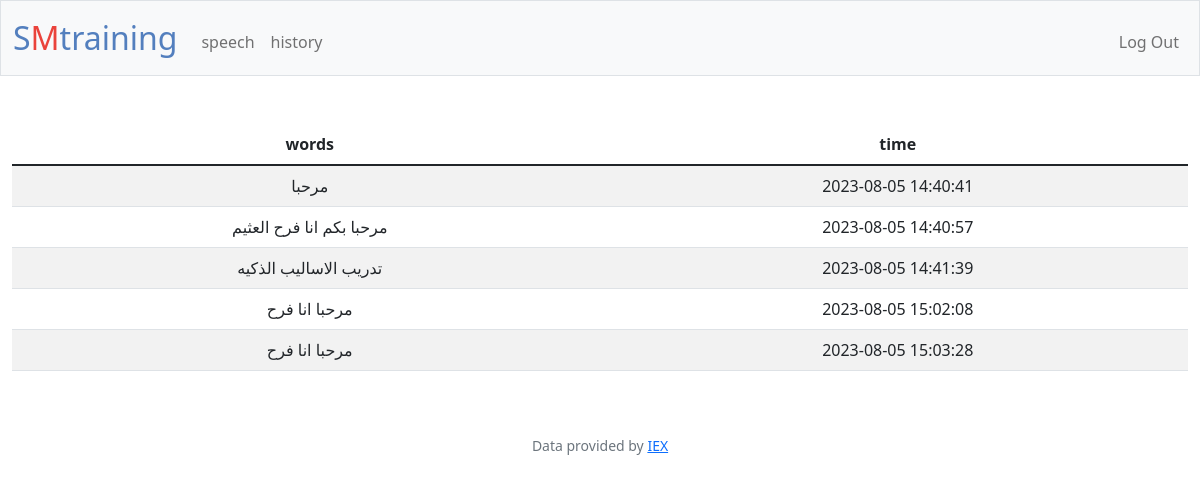
/ (signed in), run on the app's committed database.
### tables this page shows
CREATE TABLE sound (
id INTEGER PRIMARY KEY AUTOINCREMENT,
user_id INTEGER NOT NULL,
words TEXT,
time TIMESTAMP DEFAULT CURRENT_TIMESTAMP,
FOREIGN KEY(user_id) REFERENCES users(id)
);

### app.py (the view)
@app.route("/")
@login_required
def index():
    user_id = session["user_id"]
    database = db.execute("SELECT * FROM sound WHERE user_id = ? ", user_id)
    return render_template("index.html", database=database)

### app.py (called while the page is built)
@app.after_request
def after_request(response):
    response.headers["Cache-Control"] = "no-cache, no-store, must-revalidate"
    response.headers["Expires"] = 0
    response.headers["Pragma"] = "no-cache"
    return response

### helpers.py (called while the page is built)
def login_required(f):
    @wraps(f)
    def decorated_function(*args, **kwargs):
        if session.get("user_id") is None:
            return redirect("/login")
        return f(*args, **kwargs)
    return decorated_function

### templates/index.html (shortened to what this page needs)
{% extends "layout.html" %}
{% block main %}
<table class="table table-striped">
    <thead>
      <tr>
        <th scope="col">words</th>
        <th scope="col">time</th>
      </tr>
    </thead>
    <tbody>
        {% for row in database %}
            <tr>
                <td>{{row["words"]}}</td>
                <td>{{ row["time"]}}</td>
           </tr>
            {%endfor%}
    </tbody>
  </table>
{% endblock %}

### templates/layout.html (shortened to what this page needs)
<!DOCTYPE html>
<html lang="en">
    <head>
        <link href="https://cdn.jsdelivr.net/npm/bootstrap@5.1.3/dist/css/bootstrap.min.css" rel="stylesheet">
        <link href="/static/styles.css" rel="stylesheet">
        <link href="https://cdn.jsdelivr.net/npm/bootstrap@5.1.3/dist/css/bootstrap.min.css" rel="stylesheet">
    </head>
    <body>
        <nav class="bg-light border navbar navbar-expand-md navbar-light">
            <div class="container-fluid">
                <a class="navbar-brand" href="/"><span class="blue">S</span><span class="red">M</span><span class="blue">training</span></a>
                <div class="collapse navbar-collapse" id="navbar">
                    {% if session["user_id"] %}
                        <ul class="navbar-nav me-auto mt-2">
                            <li class="nav-item"><a class="nav-link" href="/new">speech </a></li>
                            <li class="nav-item"><a class="nav-link" href="/">history</a></li>
                        </ul>
                        <ul class="navbar-nav ms-auto mt-2">
                            <li class="nav-item"><a class="nav-link" href="/logout">Log Out</a></li>
                        </ul>
                    {% else %}
                        <ul class="navbar-nav ms-auto mt-2">
                            <li class="nav-item"><a class="nav-link" href="/register">Register</a></li>
                            <li class="nav-item"><a class="nav-link" href="/login">Log In</a></li>
                        </ul>
                    {% endif %}
                </div>
            </div>
        </nav>
        <main class="container-fluid py-5 text-center">
            {% block main %}{% endblock %}
        </main>
        <footer class="mb-5 small text-center text-muted">
            Data provided by <a href="https://iexcloud.io/">IEX</a>
        </footer>
    </body>
</html>

### static/styles.css (style rules this page uses)
nav .navbar-brand { font-size: xx-large; }
nav .navbar-brand .blue { color: #537fbe; }
nav .navbar-brand .red { color: #ea433b; }

### data on the page
sound: words "مرحبا", time "2023-08-05 14:40:41"
sound: words "مرحبا بكم انا فرح العثيم", time "2023-08-05 14:40:57"
sound: words "تدريب الاساليب الذكيه", time "2023-08-05 14:41:39"
sound: words "مرحبا انا فرح", time "2023-08-05 15:02:08"
sound: words "مرحبا انا فرح", time "2023-08-05 15:03:28"
